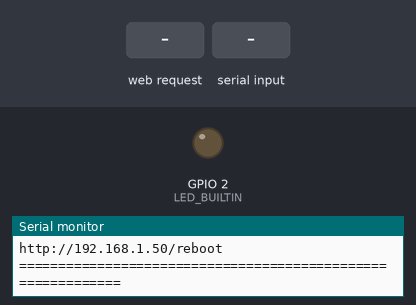
The sketch below on a simulated ESP8266 (NodeMCU). Shown: output pins drawn as LEDs (lit = HIGH, except the on-board LED, lit = LOW), the last lines printed to the serial monitor. Inputs (shaded band) come from the test bench. WiFi joins after 1.5 s; servers stay silent unless stated; EEPROM starts erased.

Above: at 3.7 s.
3.8 s: HTTP request GET /on received
At 4.4 s:
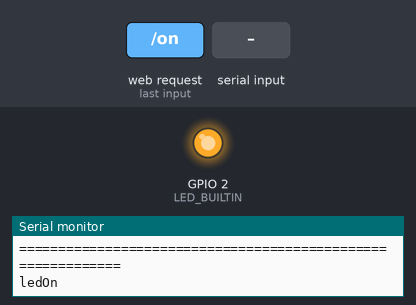
5.3 s: "off\n" received over Serial
At 6.5 s:
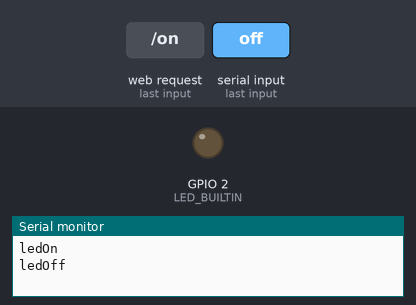
6.8 s: "on\n" received over Serial
At 7.8 s:
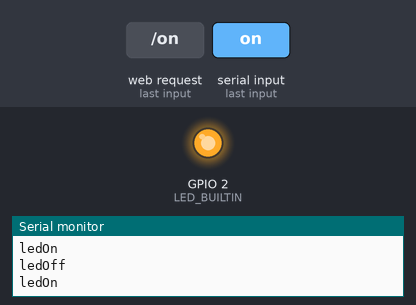
8.3 s: HTTP request GET /off received
At 9.0 s:
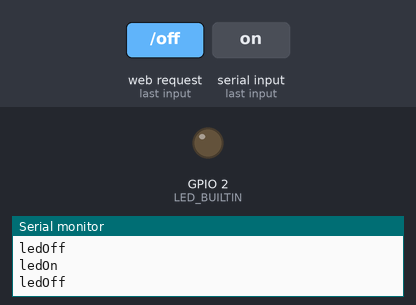
Timing chart, 0 to 11.3 s (numbered marks = the images above; inputs shaded):
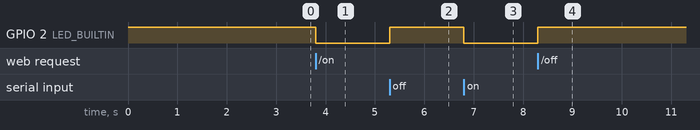

The sketch:

01-ESP01-WS-OTA-wifi-edited-v01-tmp.ino
```cpp
#include <ESP8266WiFi.h>
#include <WiFiClient.h>
#include <ESP8266WebServer.h>
//lib ota
#include <ESP8266mDNS.h>
#include <WiFiUdp.h>
#include <ArduinoOTA.h>
#include <ESP8266HTTPClient.h>
#include <EEPROM.h>

#include "keys.h"

int ledState;
char* ledToggle[] = {"OFF", "ON"};

int otaState;
String esid;
String epass = "";


ESP8266WebServer server(80);

String indexPageContent(){
  String indexPage ="<html>";
         indexPage += "<body><center>";
         indexPage += "<h1>ApaITU-LAMPU Loteng</h1>";
         indexPage += "<a href=\"/on\">[ledOn]</a> ";
         indexPage += "<a href=\"/off\">[ledOff]</a> ";
         indexPage += "<a href=\"/otaE\">[Start OTA]</a> ";
         indexPage += "<a href=\"/otaD\">[Stop OTA]</a>";
         indexPage += "<a href=\"/reboot\">[reboot]</a>";
         indexPage += "<br>LedState : " + String(ledToggle[ledState]);
         indexPage += "<br>OtaState : " + startStop(otaState);
         indexPage += "</center></body>";
         indexPage += "</html>";
         return indexPage;
}

String startStop(int status){
  String x;
  if(status==0){
    x="Stopped";
  }else{
    x="Started";
  }
  return x;
}

void setup() {
  pinMode(LED_BUILTIN, OUTPUT);
  digitalWrite(LED_BUILTIN,HIGH);
  Serial.begin(115200);
  dashLine(60);
  Serial.println("Serial Monitor");
  dashLine(60);
  delay(1000);
  WiFi.disconnect();
  EEPROM.begin(512); //Initializing EEPROM
  readessid();
  wifiSetup();

  // webserver
  server.on("/",indexhtml);
  server.on("/on",ledOn);
  server.on("/off",ledOff);
  server.on("/otaE",otaStart);
  server.on("/otaD",otaStop);
  server.on("/reboot",reBoot);
  server.begin();
  dashLine(60);
  Serial.println(WiFi.localIP());
  Serial.print("http://");  Serial.print(WiFi.localIP()); Serial.println("/on");
  Serial.print("http://");  Serial.print(WiFi.localIP()); Serial.println("/off");
  Serial.print("http://");  Serial.print(WiFi.localIP()); Serial.println("/otaE");
  Serial.print("http://");  Serial.print(WiFi.localIP()); Serial.println("/otaD");
  Serial.print("http://");  Serial.print(WiFi.localIP()); Serial.println("/reboot");
  dashLine(60);

  //oTA
 // otaSetup();


}

void reBoot(){
  Serial.print("rebooting  the System : ");
  for(int i=0; i<100; i++){
      Serial.println(".");
      delay(50);
  }
  Serial.println("NOW");
  ESP.restart();
}
void otaStart(){
  otaState=1;
  otaSetup();
  Serial.println("OTA Started!!!");
  server.send(200,"text/html",indexPageContent());
}

void otaStop(){
  otaState=0;
  ArduinoOTA.end();
  Serial.println("OTA Stopped!!!");
  server.send(200,"text/html",indexPageContent());
  reBoot();
}
void indexhtml(){
  Serial.println("root / directory panggil");
  //server.send(200,"text/plain","ApaITU Oyeee!!!");
  server.send(200,"text/html",indexPageContent());
}

String command;
void loop() {

  server.handleClient();
  if(otaState == 1)ArduinoOTA.handle();
      if(Serial.available()){
        command = Serial.readStringUntil('\n');

        if(command.equals("on")){
            ledOn();
        }
        else if(command.equals("off")){
            ledOff();
        }
        else if(command.equals("ota")){
            otaStart();
        }
        else if(command.equals("otaoff")){
            otaStop();
        }
        else if(command.equals("reboot")){
            reBoot();
        }
        else if(command.equals("ip")){
            Serial.println(WiFi.localIP());
        }
        else{
            Serial.println("Invalid command");
        }
    }

}
```

eepromSSID.ino
```cpp
void readessid(){
  // Read eeprom for ssid and password
  Serial.println("Reading EEPROM ssid");

  for (int i = 0; i < 32; ++i)
  {
    esid += char(EEPROM.read(i));
  }
  Serial.println();
  Serial.print("SSID: ");
  Serial.println(esid);
  Serial.println("Reading EEPROM pass");

  for (int i = 32; i < 96; ++i)
  {
    epass += char(EEPROM.read(i));
  }
  Serial.print("PASS: ");
  Serial.println(epass);
}
```

keys.h
```cpp
const char* ssid = "mtkApaITU";
const char* password ="1234567890";
const char* hostName ="ESP01-RoffTop";
```

ota.ino
```cpp
 void otaSetup(){
  ArduinoOTA.onStart([]() {
    String type;
    if (ArduinoOTA.getCommand() == U_FLASH) {
      type = "sketch";
    } else { // U_FS
      type = "filesystem";
    }

    // NOTE: if updating FS this would be the place to unmount FS using FS.end()
    Serial.println("Start updating " + type);
  });
  ArduinoOTA.onEnd([]() {
    Serial.println("\nEnd");
  });
  ArduinoOTA.onProgress([](unsigned int progress, unsigned int total) {
    Serial.printf("Progress: %u%%\r", (progress / (total / 100)));
  });
  ArduinoOTA.onError([](ota_error_t error) {
    Serial.printf("Error[%u]: ", error);
    if (error == OTA_AUTH_ERROR) {
      Serial.println("Auth Failed");
    } else if (error == OTA_BEGIN_ERROR) {
      Serial.println("Begin Failed");
    } else if (error == OTA_CONNECT_ERROR) {
      Serial.println("Connect Failed");
    } else if (error == OTA_RECEIVE_ERROR) {
      Serial.println("Receive Failed");
    } else if (error == OTA_END_ERROR) {
      Serial.println("End Failed");
    }
  });
  ArduinoOTA.setHostname(hostName);
  ArduinoOTA.begin();
  Serial.println("Ready");
  Serial.print("IP address: ");
  Serial.println(WiFi.localIP());
 }
```

pernik.ino
```cpp
void dashLine(int x){
for(int i=0; i<x; i++){
  Serial.print("=");
}
Serial.println();
}
```

webserver.ino
```cpp
void ledOn(){
  ledState=1;
  digitalWrite(LED_BUILTIN,LOW);
  Serial.println("ledOn");
  //server.send(200,"text/plain","ledOn");
  server.send(200,"text/html",indexPageContent());
}

void ledOff(){
  ledState=0;
  digitalWrite(LED_BUILTIN,HIGH);
  Serial.println("ledOff");
  //server.send(200,"text/plain","ledOff");
  server.send(200,"text/html",indexPageContent());
}
```

wifi.ino
```cpp
void wifiSetup(){

  WiFi.mode(WIFI_STA);
  WiFi.hostname(hostName);
  WiFi.begin(ssid,password);
  Serial.println("");
  testWifi();

}

bool testWifi(void)
{
  int c = 0;
  Serial.println("Waiting for WiFi to connect");
  while ( c < 20 ) {
    if (WiFi.status() == WL_CONNECTED)
    {
      Serial.println("");
      Serial.print("Connected to ");
      Serial.println(ssid);
      Serial.print("IP Addess  : ");
      Serial.println(WiFi.localIP());
      Serial.print("hostname : ");
      Serial.println(WiFi.hostname());
      return true;
    }
    delay(500);
    Serial.print("*");
    c++;
  }
  Serial.println("");
  Serial.println("Connection timed out, opening AP or Hotspot");
  return false;
}
```

Measured:
- after the input at 3.8 s, GPIO 2 (LED_BUILTIN): HIGH → LOW at once
- after the input at 5.3 s, GPIO 2 (LED_BUILTIN): LOW → HIGH at once
- after the input at 6.8 s, GPIO 2 (LED_BUILTIN): HIGH → LOW at once
- after the input at 8.3 s, GPIO 2 (LED_BUILTIN): LOW → HIGH at once
